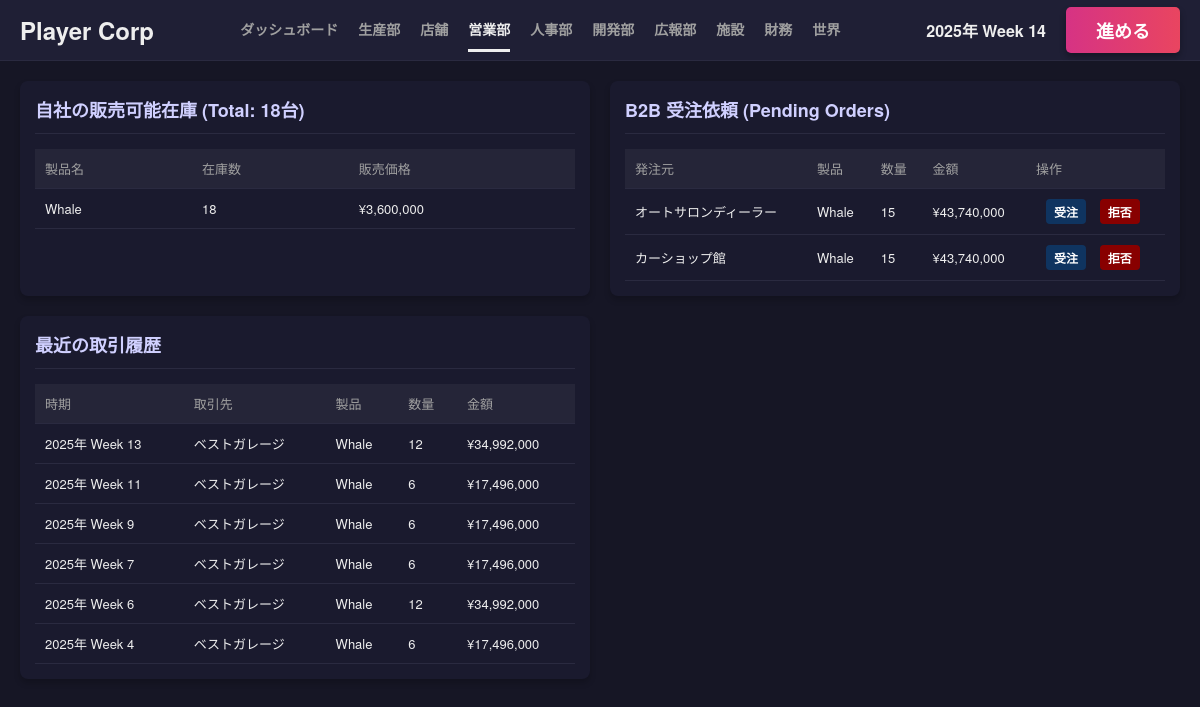
Before: /sales with the older database file.
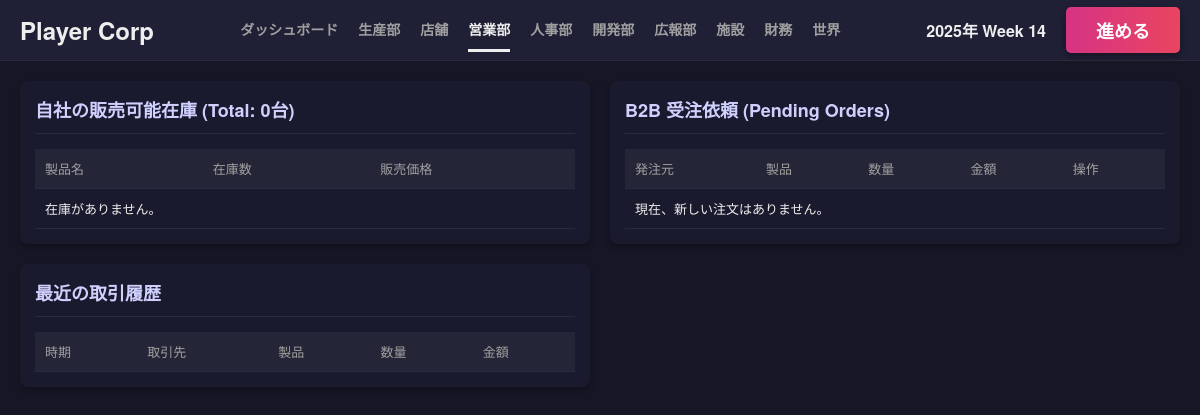
After: the same page with the newer database file.
### tables this page shows
CREATE TABLE inventory (
            id INTEGER PRIMARY KEY AUTOINCREMENT,
            company_id INTEGER,
            design_id INTEGER,
            quantity INTEGER,
            sales_price INTEGER DEFAULT 0, -- 小売での販売価格 (メーカー在庫の場合はMSRPまたは0)
            FOREIGN KEY(company_id) REFERENCES companies(id),
            FOREIGN KEY(design_id) REFERENCES product_designs(id)
        );

CREATE TABLE product_designs (
            id INTEGER PRIMARY KEY AUTOINCREMENT,
            company_id INTEGER,
            name TEXT,
            material_score REAL,
            concept_score REAL,
            production_efficiency REAL,
            base_price INTEGER,
            sales_price INTEGER,
            status TEXT, -- 'developing', 'completed', 'obsolete'
            strategy TEXT, -- 開発方針
            developed_week INTEGER,
            parts_config TEXT, -- JSON: {part_key: {supplier_id, score, cost}}
            awareness REAL DEFAULT 0,
            FOREIGN KEY(company_id) REFERENCES companies(id)
        );

CREATE TABLE b2b_orders (
            id INTEGER PRIMARY KEY AUTOINCREMENT,
            week INTEGER,
            buyer_id INTEGER,
            seller_id INTEGER,
            design_id INTEGER,
            quantity INTEGER,
            amount INTEGER,
            status TEXT, -- 'pending', 'accepted', 'rejected', 'completed'
            FOREIGN KEY(buyer_id) REFERENCES companies(id),
            FOREIGN KEY(seller_id) REFERENCES companies(id),
            FOREIGN KEY(design_id) REFERENCES product_designs(id)
        );

CREATE TABLE companies (
            id INTEGER PRIMARY KEY AUTOINCREMENT,
            name TEXT,
            type TEXT, -- 'player', 'npc_maker', 'npc_retail', 'system_supplier'
            funds INTEGER,
            brand_power REAL DEFAULT 0,
            industry TEXT DEFAULT 'automotive',
            credit_rating INTEGER DEFAULT 50,
            dev_knowhow REAL DEFAULT 0,
            borrowing_limit INTEGER DEFAULT 0,
            is_active BOOLEAN DEFAULT 1,
            -- Supplier Traits
            trait_material_score REAL DEFAULT 3.0,
            trait_cost_multiplier REAL DEFAULT 1.0,
            part_category TEXT -- 'engine', 'body', etc. for system_supplier
        );

CREATE TABLE transactions (
            id INTEGER PRIMARY KEY AUTOINCREMENT,
            week INTEGER,
            type TEXT, -- 'b2b', 'b2c'
            buyer_id INTEGER,
            seller_id INTEGER,
            design_id INTEGER,
            quantity INTEGER,
            amount INTEGER
        );

### app.py (the view)
@app.route('/sales')
def sales():
    player = get_player_company()
    pending_orders = db.fetch_all("""
        SELECT o.*, c.name as buyer_name, d.name as product_name
        FROM b2b_orders o
        JOIN companies c ON o.buyer_id = c.id
        JOIN product_designs d ON o.design_id = d.id
        WHERE o.seller_id = ? AND o.status = 'pending'
    """, (player['id'],))
    history = db.fetch_all("""
        SELECT t.*, c.name as partner_name, d.name as product_name
        FROM transactions t
        LEFT JOIN companies c ON (t.buyer_id = c.id AND t.seller_id = ?) OR (t.seller_id = c.id AND t.buyer_id = ?)
        LEFT JOIN product_designs d ON t.design_id = d.id
        WHERE (t.seller_id = ? OR t.buyer_id = ?) AND t.type = 'b2b'
        ORDER BY t.id DESC LIMIT 20
    """, (player['id'], player['id'], player['id'], player['id']))
    market_stocks = db.fetch_all("""
        SELECT i.quantity, i.design_id, d.name as product_name, d.sales_price, d.concept_score,
               i.company_id as seller_id, c.name as seller_name, c.brand_power
        FROM inventory i
        JOIN product_designs d ON i.design_id = d.id
        JOIN companies c ON i.company_id = c.id
        WHERE c.type IN ('npc_maker', 'player') AND c.id != ? AND c.is_active = 1 AND i.quantity > 0
    """, (player['id'],))
    my_inventory = db.fetch_all("""
        SELECT i.quantity, d.name as product_name, d.sales_price
        FROM inventory i JOIN product_designs d ON i.design_id = d.id
        WHERE i.company_id = ? AND i.quantity > 0
    """, (player['id'],))
    total_inventory = sum(i['quantity'] for i in my_inventory)
    return render_template('sales.html', pending_orders=pending_orders, history=history, market_stocks=market_stocks, my_inventory=my_inventory, total_inventory=total_inventory)

### app.py (called while the page is built)
def get_player_company():
    res = db.fetch_one("SELECT * FROM companies WHERE type = 'player' LIMIT 1")
    return res

@app.context_processor
def inject_common_data():
    player = get_player_company()
    game_state = db.fetch_one("SELECT * FROM game_state")
    current_week = game_state['week'] if game_state else 0
    year = 2025 + (current_week - 1) // 52
    week_of_year = (current_week - 1) % 52 + 1
    date_str = f"{year}年 Week {week_of_year}"
    return dict(
        player=player,
        current_week=current_week,
        date_str=date_str,
        active_page=request.endpoint
    )

@app.template_filter('format_week')
def format_week_filter(week):
    if week is None: return "-"
    try:
        week = int(week)
    except:
        return week
    year = 2025 + (week - 1) // 52
    week_of_year = (week - 1) % 52 + 1
    return f"{year}年 Week {week_of_year}"

### database.py (called while the page is built)
    def get_connection(self):
        if hasattr(self._local, 'connection') and self._local.connection:
            return self._local.connection, False  # (conn, should_close)
        conn = sqlite3.connect(self.db_path)
        conn.row_factory = sqlite3.Row
        return conn, True

### templates/sales.html (shortened to what this page needs)
{% extends "base.html" %}
{% block content %}
<div class="dashboard-grid">
    <div class="card card-large">
        <div class="card-header">
            <h2>自社の販売可能在庫 (Total: {{ "{:,}".format(total_inventory) }}台)</h2>
        </div>
        <div class="card-body">
            <table class="data-table">
                <thead>
                    <tr>
                        <th>製品名</th>
                        <th>在庫数</th>
                        <th>販売価格</th>
                    </tr>
                </thead>
                <tbody>
                    {% for item in my_inventory %}
                    <tr>
                        <td>{{ item.product_name }}</td>
                        <td>{{ "{:,}".format(item.quantity) }}</td>
                        <td>¥{{ "{:,}".format(item.sales_price) }}</td>
                    </tr>
                    {% else %}
                    <tr><td colspan="3">在庫がありません。</td></tr>
                    {% endfor %}
                </tbody>
            </table>
        </div>
    </div>
    <div class="card card-large">
        <div class="card-header">
            <h2>B2B 受注依頼 (Pending Orders)</h2>
        </div>
        <div class="card-body">
            <table class="data-table">
                <thead>
                    <tr>
                        <th>発注元</th>
                        <th>製品</th>
                        <th>数量</th>
                        <th>金額</th>
                        <th>操作</th>
                    </tr>
                </thead>
                <tbody>
                    {% for order in pending_orders %}
                    <tr>
                        <td>{{ order.buyer_name }}</td>
                        <td>{{ order.product_name }}</td>
                        <td>{{ order.quantity }}</td>
                        <td>¥{{ "{:,}".format(order.amount) }}</td>
                        <td>
                            <form action="{{ url_for('sales_action') }}" method="post" style="display:inline;">
                                <button type="submit" name="action" value="accept" class="btn btn-small btn-primary">受注</button>
                                <button type="submit" name="action" value="reject" class="btn btn-small btn-danger">拒否</button>
                            </form>
                        </td>
                    </tr>
                    {% else %}
                    <tr><td colspan="5">現在、新しい注文はありません。</td></tr>
                    {% endfor %}
                </tbody>
            </table>
        </div>
    </div>
    <div class="card card-large">
        <div class="card-header">
            <h2>最近の取引履歴</h2>
        </div>
        <div class="card-body">
            <table class="data-table">
                <thead>
                    <tr>
                        <th>時期</th>
                        <th>取引先</th>
                        <th>製品</th>
                        <th>数量</th>
                        <th>金額</th>
                    </tr>
                </thead>
                <tbody>
                    {% for item in history %}
                    <tr>
                        <td>{{ item.week | format_week }}</td>
                        <td>{{ item.partner_name }}</td>
                        <td>{{ item.product_name }}</td>
                        <td>{{ item.quantity }}</td>
                        <td>¥{{ "{:,}".format(item.amount) }}</td>
                    </tr>
                    {% endfor %}
                </tbody>
            </table>
        </div>
    </div>
</div>
{% endblock %}

Changed rows visible on the page:
no longer on this page (row edited): inventory: product_name "Whale", quantity "18"
no longer on this page (row edited): product_designs: sales_price "3,600,000"
no longer on this page (row edited): b2b_orders: buyer_name "オートサロンディーラー", product_name "Whale", quantity "15", amount "43,740,000"
no longer on this page (row edited): b2b_orders: buyer_name "カーショップ館", product_name "Whale", quantity "15", amount "43,740,000"
no longer on this page (row edited): transactions: week "2025年 Week 13", partner_name "ベストガレージ", product_name "Whale", quantity "12", amount "34,992,000"
no longer on this page (row edited): transactions: week "2025年 Week 11", partner_name "ベストガレージ", product_name "Whale", quantity "6", amount "17,496,000"
no longer on this page (row edited): transactions: week "2025年 Week 9", partner_name "ベストガレージ", product_name "Whale", quantity "6", amount "17,496,000"
no longer on this page (row edited): transactions: week "2025年 Week 7", partner_name "ベストガレージ", product_name "Whale", quantity "6", amount "17,496,000"
no longer on this page (row edited): transactions: week "2025年 Week 6", partner_name "ベストガレージ", product_name "Whale", quantity "12", amount "34,992,000"
no longer on this page (row edited): transactions: week "2025年 Week 4", partner_name "ベストガレージ", product_name "Whale", quantity "6", amount "17,496,000"
Other visible differences:
{{ "{:,}".format(total_inventory) }}: "18" → "0"
text now shown: "在庫がありません。 現在、新しい注文はありません。"
